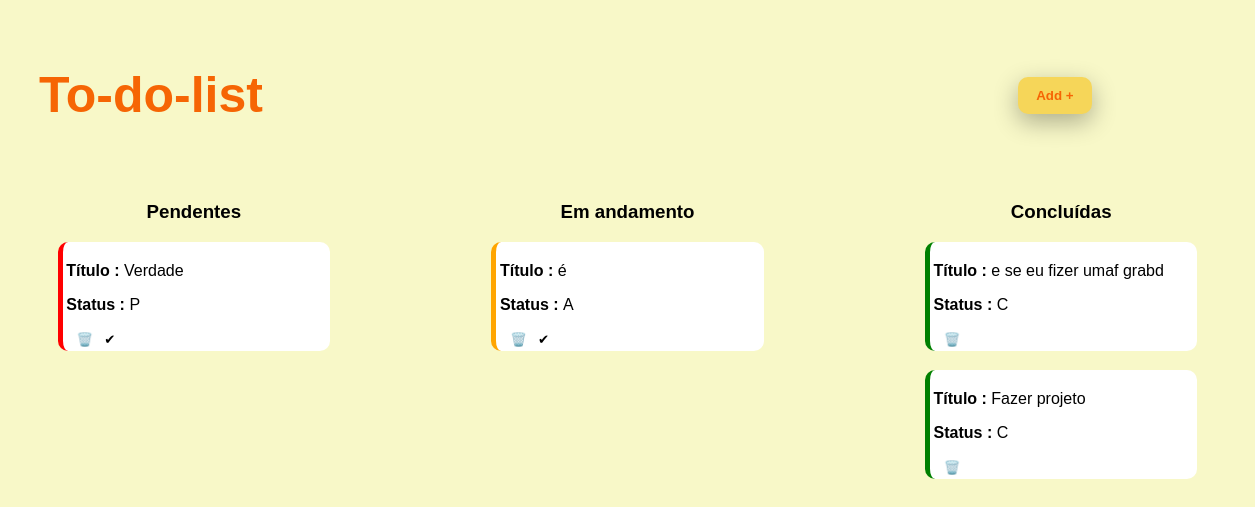
The page /tarefas/tarefa/ on the database its author committed.
### tarefas/models.py (models this page shows)
class Tarefa(models.Model):
    STATUS_CHOICES = [
        ('P','Pendente'),
        ('A','Andamento'),
        ('C','Concluída')
    ]
    nome = models.CharField(default='',max_length=100)
    descricao = models.CharField(default='',max_length=255)
    status = models.CharField(max_length=1,choices=STATUS_CHOICES)
    prazo = models.CharField(default='',max_length=100)
    pessoa = models.ForeignKey(Pessoa, on_delete=models.CASCADE, related_name='tarefas')

### tarefas/views.py (the view)
# urls.py: path('tarefa/',views.tarefa,name='tarefa'),
def tarefa(request):
    if request.method == 'GET':
        tarefa_A = Tarefa.objects.filter(status='A')
        tarefa_P = Tarefa.objects.filter(status='P')
        tarefa_C = Tarefa.objects.filter(status='C')
        return render(request,'tarefa.html',{'tarefa_A':tarefa_A,'tarefa_P':tarefa_P,'tarefa_C':tarefa_C})

### tarefas/templates/tarefa.html (shortened to what this page needs)
{% load static %}
<!DOCTYPE html>
<html lang="en">
<head>
    <link rel="stylesheet" href="{% static 'tarefas/css/style.css' %}">
</head>
<body>
    <header>
    <h1>To-do-list</h1>
    <form action="{% url 'tarefas:tarefa_create' %}"> {% csrf_token %}
    <button class="add">Add +</button>
    </form>
    </header>
    <div class="main">
        <div class="tarefas">
            <div class="pendente">
                {% if tarefa_P %}
                <h3>Pendentes</h3>
                {%for tarefa in tarefa_P %}
                <div class="tarefa">
                    <p><b>Título : </b>{{tarefa.nome}}</p>
                    <p><b>Status : </b>{{tarefa.status}}</p>
                    <div class="acoes">
                    <form action="{% url 'tarefas:excluir_tarefa' tarefa.id %}" method="POST">{%csrf_token%}
                        <button>🗑️</button>
                    </form>
                    <form action="{% url 'tarefas:concluir_tarefa' tarefa.id %}" method="POST">{%csrf_token%}
                        <button>✔</button>
                    </form>
                    </div>
                </div>
                 {%endfor%}
                 {%else%}
                 <p>Nenhuma terefa em andamento.</p>
                 {%endif%}
            </div>
            <div class="andamento">
                <h3>Em andamento</h3>
                {% if tarefa_A %}
                {%for tarefa in tarefa_A %}
                <div class="tarefa" style="border-left: 5px solid orange;">
                    <p><b>Título : </b>{{tarefa.nome}}</p>
                    <p><b>Status : </b>{{tarefa.status}}</p>
                    <div class="acoes">
                    <form action="{% url 'tarefas:excluir_tarefa' tarefa.id %}" method="POST">{%csrf_token%}
                        <button>🗑️</button>
                    </form>
                    <form action="{% url 'tarefas:concluir_tarefa' tarefa.id %}" method="POST">{%csrf_token%}
                        <button>✔</button>
                    </form>
                    </div>
                </div>
                 {%endfor%}
                 {%else%}
                 <p>Nenhuma terefa em andamento.</p>
                 {%endif%}
            </div>
            <div class="concluida">
                <h3>Concluídas</h3>
                {% if tarefa_C %}
                {%for tarefa in tarefa_C %}
                <div class="tarefa" style="border-left: 5px solid green;">
                    <p><b>Título : </b>{{tarefa.nome}}</p>
                    <p><b>Status : </b>{{tarefa.status}}</p>
                    <div class="acoes">
                    <form action="{% url 'tarefas:excluir_tarefa' tarefa.id %}" method="POST">{%csrf_token%}
                        <button>🗑️</button>
                    </form>
                    </div>
                </div>
                 {%endfor%}
                 {%else%}
                 <p>Nenhuma terefa concluida.</p>
                 {%endif%}
            </div>
        </div>
    </div>
</body>
</html>

### templates/static/tarefas/css/style.css (style rules this page uses)
body { background-color: rgb(248, 248, 200); font-family: 'Poppins', sans-serif; display: flex; align-items: center; justify-content: center; flex-direction: column; }
header { padding: 2%; width: 100%; display: flex; height: 20%; margin-left: 5%; justify-content: space-between; align-items: center; }
header h1 { font-size: 50px; color: #f66504; }
header form { width: 30%; }
header button.add { padding: 3%; width: 20%; margin-left: 30%; border-radius: 10px; color: #f66504; font-weight: bold; border: none; background-color: #f6d659; box-shadow: 0 8px 25px rgba(0,0,0,0.3); }
.main { width: 100%; height: 1000px; }
.main .tarefas { width: 100%; height: 100%; display: flex; flex-direction: row; justify-content: space-between; }
.tarefas .pendente, .tarefas .concluida, .tarefas .andamento { width: 30%; height: 100%; display: flex; flex-direction: column; align-items: center; }
.tarefa { width: 70%; height: auto; padding: 1%; background-color: white; border-radius: 10px; border-left: 5px solid red; margin-bottom: 5%; }
.tarefas .acoes { width: 100%; display: flex; }
.tarefas .acoes button { background-color: white; border: none; margin-left: 15%; }

### rows shown on the page
Tarefa: nome "Verdade", status "P"
Tarefa: nome "é", status "A"
Tarefa: nome "e se eu fizer umaf grabd", status "C"
Tarefa: nome "Fazer projeto", status "C"
